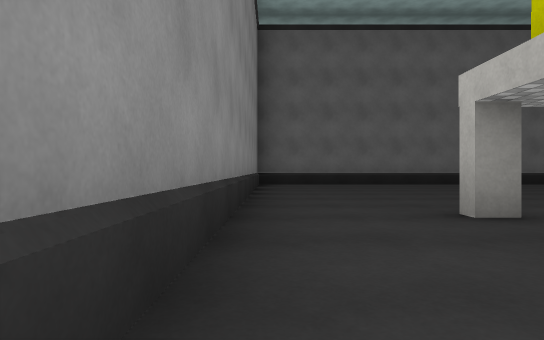
[1] (above)

21 first-person views from a walk through a Unity game level. The camera is 0.34 m above the floor, looks level and sees 75° across. The floor is counted in squares, 1 m on a side. Each view is taken from the middle of a square. On the plan, view 1 faces up. The plan holds only what a view shows up to about 9 squares ahead; the rest is blank. The place goes on beyond the plan. The player character is not drawn. Surface patterns are stand-ins for the level's own textures.

[2]
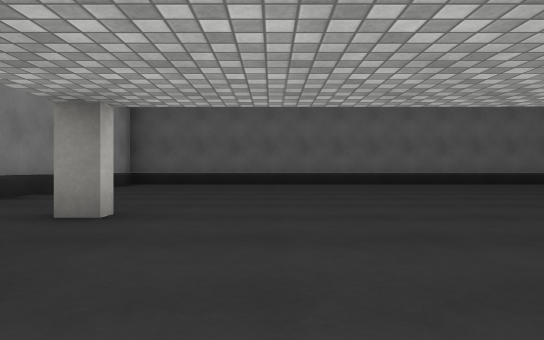

[3]
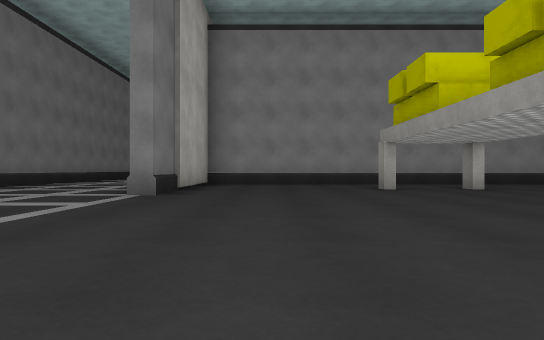

[4]
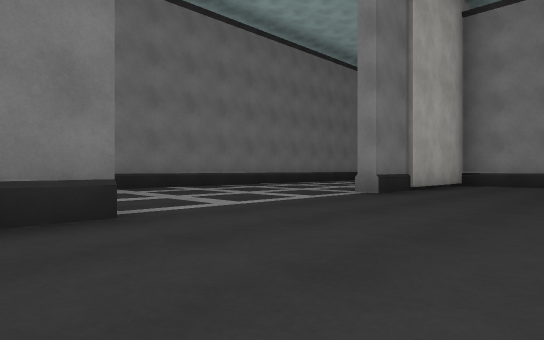

[5]
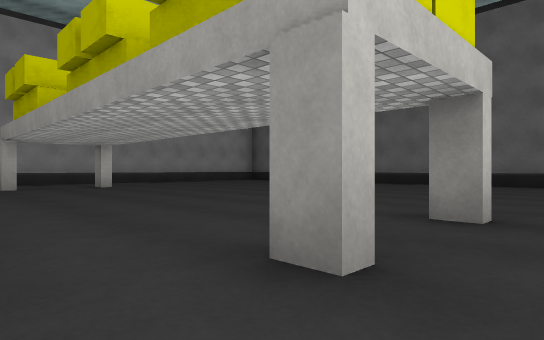

[6]
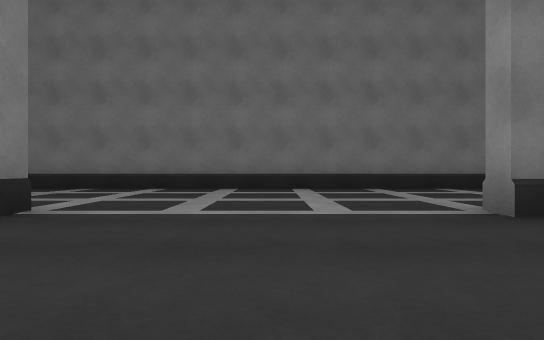

[7]
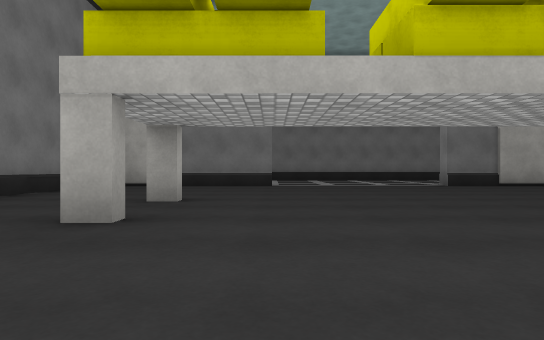

[8]
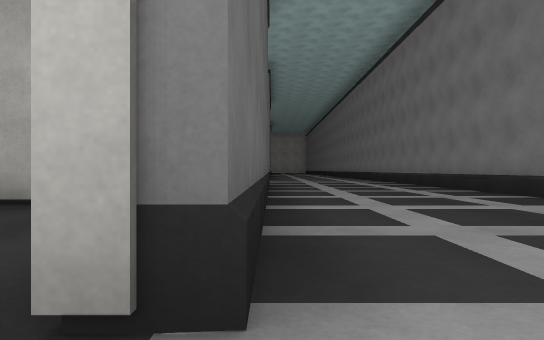

[9]
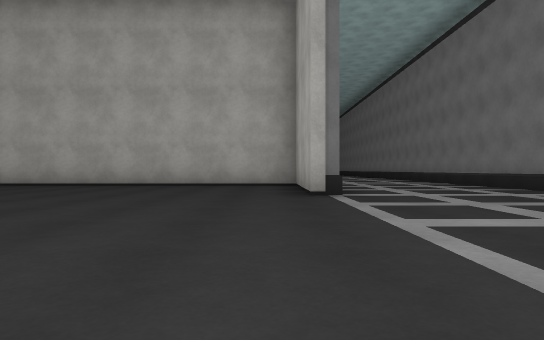

[10]
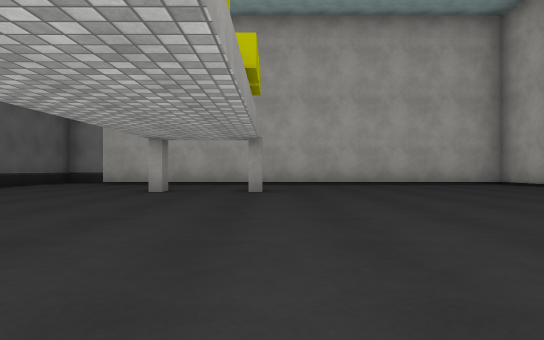

[11]
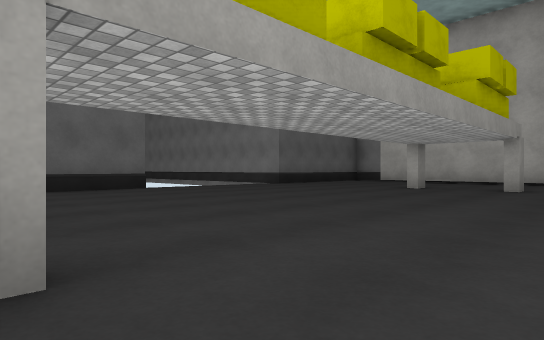

[12]
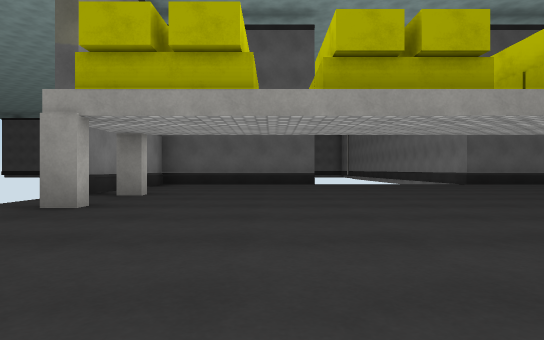

[13]
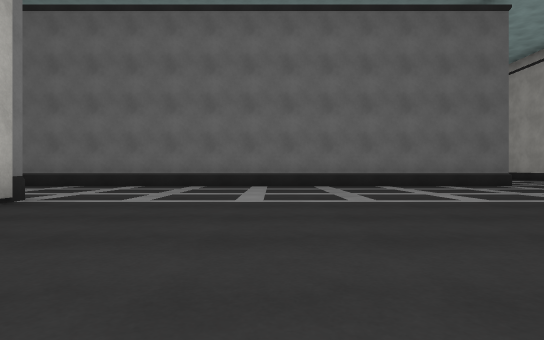

[14]
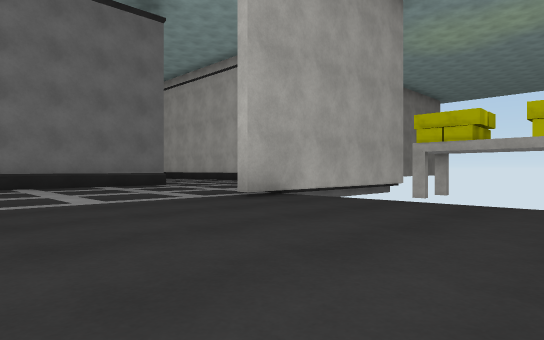

[15]
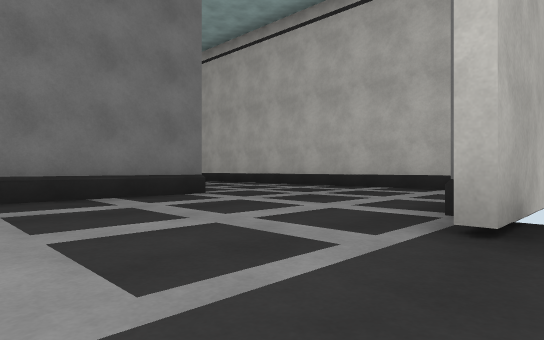

[16]
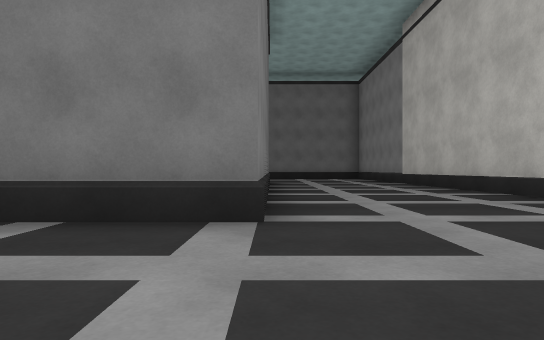

[17]
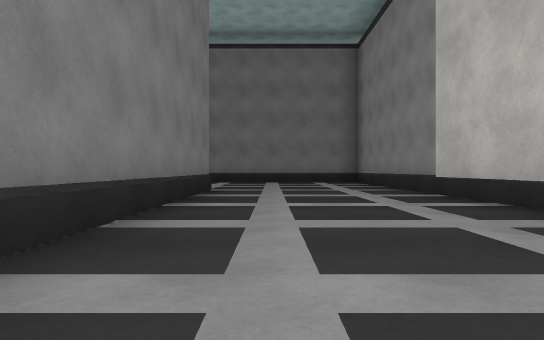

[18]
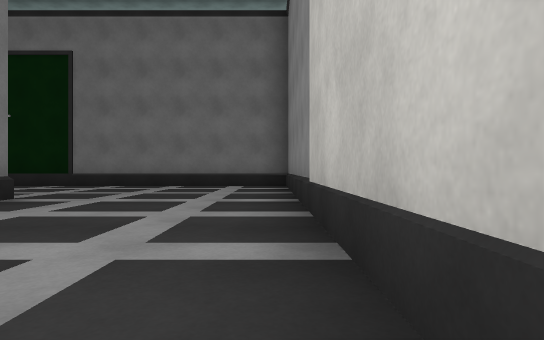

[19]
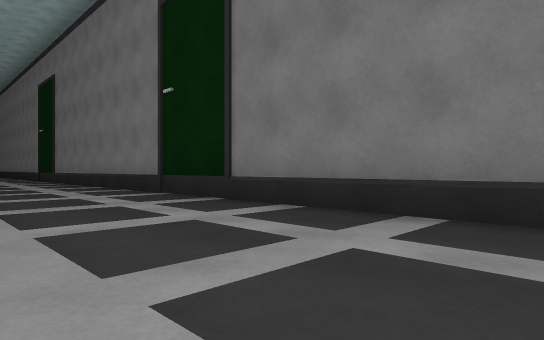

[20]
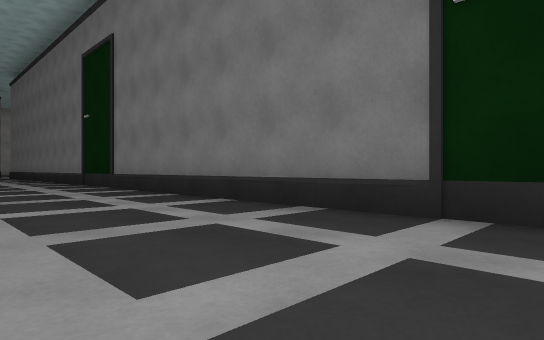

[21]
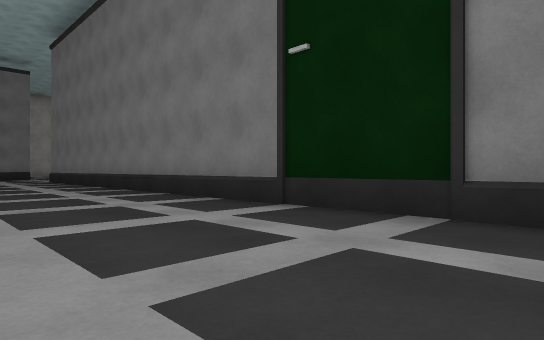

### Floor plan
Points are (right, up) in squares from view 1. A wall is a line through its corners. A room is listed if a view was taken in it or the views show most of it. See-through windows are left out.
Room 1 (views 1, 2, 3, 4, 5, 6, 7)
walls: (7.9, 2.7) (8.4, 2.7); (8.4, 2.5) (7.9, 2.5); (7, -3) (7, -2.5) (9, -2.5); (9.5, 8.3) (-0.3, 8.3) (-0.3, -2.5) (3.2, -2.5) (3.2, -3); (4.4, -6.3) (9.4, -6.3)
ways out: opening at (3.7, -5) to room 2
Room 2 (views 8, 9, 10, 11, 12, 13, 14, 15, 16, 17, 18, 19, 20, 21)
walls: (2, -2.9) (-4.3, -2.9) (-4.3, -2.5) (-1.5, -2.5) (-1.5, 7.1); (-15.3, -4) (-15.3, -17.6) (6.3, -17.6); (-11.9, -14.3) (-11.9, -6.3) (4.4, -6.3); (-15.6, -2.5) (-11, -2.5); (-4.1, 4.7) (-4.6, 4.7); (-7.9, 8.3) (-11.6, 8.3) (-11.6, 4.9); (-1, 8.3) (-4.3, 8.3) (-4.3, 9)
ways out: opening at (3.7, -5) to room 1; gap at (-8, 9)

Where each view was taken, in squares from view 1:
view 1: 0 up, 0 right, facing up
view 2: 0 up, 3 right, facing up
view 3: 1 down, 8 right, facing left
view 4: 0 up, 8 right, facing down-left
view 5: 0 up, 9 right, facing up-left
view 6: 0 up, 5 right, facing down
view 7: 5 up, 7 right, facing down
view 8: 3 down, 5 left, facing right
view 9: 2 down, 9 left, facing right
view 10: 3 up, 10 left, facing right
view 11: 2 up, 11 left, facing up-right
view 12: 0 up, 9 left, facing up
view 13: 1 up, 7 left, facing down
view 14: 1 up, 8 left, facing down-left
view 15: 2 down, 9 left, facing down-left
view 16: 4 down, 12 left, facing down
view 17: 8 down, 13 left, facing down
view 18: 10 down, 15 left, facing down
view 19: 15 down, 14 left, facing down-right
view 20: 15 down, 10 left, facing down-right
view 21: 15 down, 4 left, facing down-right
